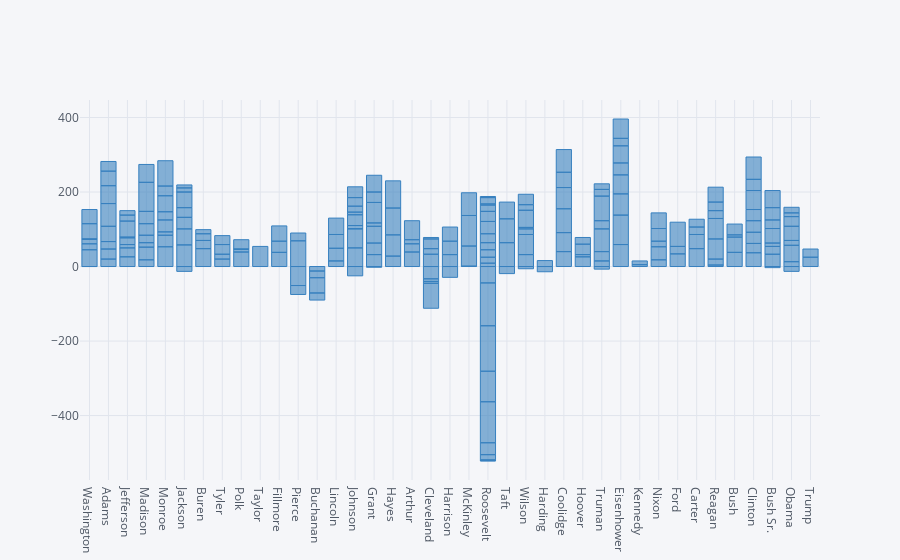

The notebook cell saved with this chart:
### Code cell
df.iplot(kind='bar', x='president', y='sentiment',color='blue')

### Figure 1 — Plotly figure (JSON) as saved in the notebook; plotly's stock layout.template omitted (floating-point values rounded to 4 significant figures; data arrays with more than 128 entries replaced by an {"elided": "..."} marker saying what was removed)
{"data": [{"marker": {"color": "rgba(55, 128, 191, 0.6)", "line": {"color": "rgba(55, 128, 191, 1.0)", "width": 1}}, "name": "sentiment", "orientation": "v", "text": "", "type": "bar", "uid": "51b9ebba-d55d-41cb-aa2f-8826b510c17d", "x": {"elided": "228 str values"}, "y": {"elided": "228 int values"}}], "layout": {"legend": {"bgcolor": "#F5F6F9", "font": {"color": "#4D5663"}}, "paper_bgcolor": "#F5F6F9", "plot_bgcolor": "#F5F6F9", "titlefont": {"color": "#4D5663"}, "xaxis": {"gridcolor": "#E1E5ED", "showgrid": true, "tickfont": {"color": "#4D5663"}, "title": "", "titlefont": {"color": "#4D5663"}, "zerolinecolor": "#E1E5ED"}, "yaxis": {"gridcolor": "#E1E5ED", "showgrid": true, "tickfont": {"color": "#4D5663"}, "title": "", "titlefont": {"color": "#4D5663"}, "zerolinecolor": "#E1E5ED"}}}
